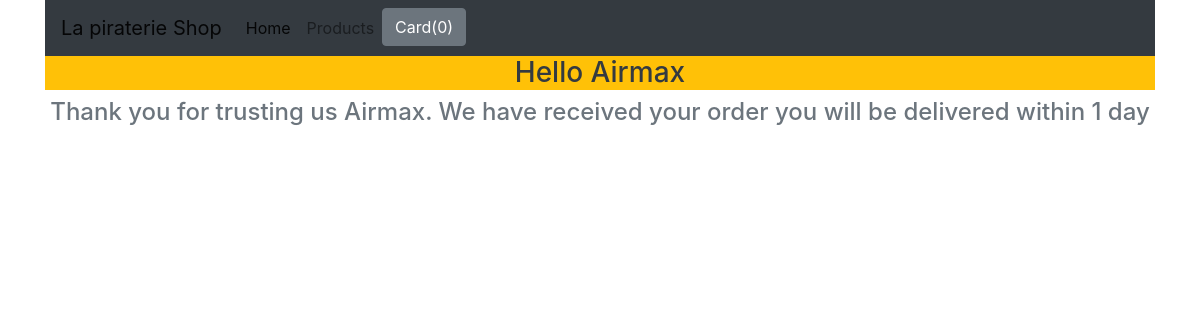
The page /confirmation on the database as committed earlier.
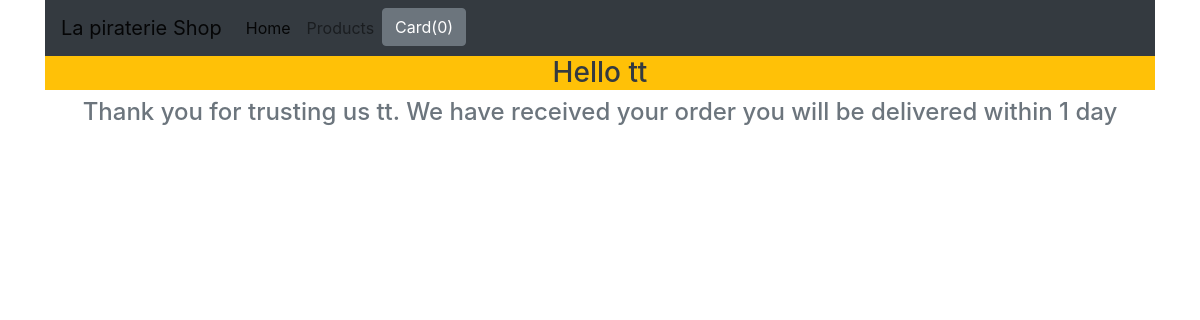
The same page on the database as committed later.
### shop/models.py (models this page shows, shortened)
class Order(models.Model):
    items = models.CharField(max_length=300)
    price_to_be_paid = models.CharField(max_length=200)
    name = models.CharField(max_length=200)
    email = models.CharField(max_length=150)
    address = models.CharField(max_length=300)
    city =  models.CharField(max_length=200)
    country = models.CharField(max_length=300)
    zipcode =  models.CharField(max_length=300)
    date_ordered = models.DateTimeField(auto_now=True)
    class Meta:
        ordering = ['-date_ordered']

### shop/views.py (the view)
# urls.py: path('confirmation', confirmation, name="confirmation")
def confirmation(request):
    user_infos = Order.objects.all()[:1]
    for user_info in user_infos:
        user_info_name = user_info.name
    return render(request, 'shop/confirmation.html', {"name" : user_info_name})

### shop/templates/shop/confirmation.html
{% extends "shop/base.html" %}
{% block content %}
<div class="row">
    <div class="col-md-12 text-center">
        <h3 class="text-dark bg-warning">Hello {{name}}</h3>
        <h4 class="text-muted">Thank you for trusting us {{name}}. We have received your order you will be delivered
            within 1 day</h4>
    </div>
</div>
{% endblock %}

Rows that differ between the two databases and show on the page:
no longer on this page (row unchanged): Order: name "Airmax"
added Order: name "tt"
